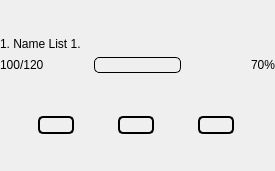
<?xml version="1.0" encoding="UTF-8"?>
<ui version="4.0">
 <class>Form</class>
 <widget class="QWidget" name="Form">
  <property name="geometry">
   <rect>
    <x>0</x>
    <y>0</y>
    <width>275</width>
    <height>171</height>
   </rect>
  </property>
  <property name="windowTitle">
   <string>Form</string>
  </property>
  <layout class="QVBoxLayout" name="verticalLayout_2" stretch="1,0">
   <property name="leftMargin">
    <number>0</number>
   </property>
   <property name="topMargin">
    <number>0</number>
   </property>
   <property name="rightMargin">
    <number>0</number>
   </property>
   <property name="bottomMargin">
    <number>0</number>
   </property>
   <item>
    <layout class="QVBoxLayout" name="verticalLayout">
     <item>
      <layout class="QVBoxLayout" name="verticalLayout_3">
       <item>
        <layout class="QVBoxLayout" name="verticalLayout_4">
         <item>
          <widget class="QLabel" name="label_name_list">
           <property name="sizePolicy">
            <sizepolicy hsizetype="Preferred" vsizetype="Maximum">
             <horstretch>0</horstretch>
             <verstretch>0</verstretch>
            </sizepolicy>
           </property>
           <property name="text">
            <string>1. Name List 1.</string>
           </property>
          </widget>
         </item>
         <item>
          <layout class="QHBoxLayout" name="horizontalLayout">
           <item>
            <widget class="QLabel" name="label_counts">
             <property name="sizePolicy">
              <sizepolicy hsizetype="Preferred" vsizetype="Maximum">
               <horstretch>0</horstretch>
               <verstretch>0</verstretch>
              </sizepolicy>
             </property>
             <property name="text">
              <string>100/120</string>
             </property>
            </widget>
           </item>
           <item>
            <widget class="QPushButton" name="but_down_buttons">
             <property name="styleSheet">
              <string notr="true">QPushButton {
color: rgb(250, 250, 250);
background-color: rgba(255, 255, 255, 0);
border-radius: 5px;
border: 1px solid #000;
}</string>
             </property>
             <property name="text">
              <string/>
             </property>
             <property name="icon">
              <iconset>
               <normaloff>../../icons/down-arrow.png</normaloff>../../icons/down-arrow.png</iconset>
             </property>
            </widget>
           </item>
           <item>
            <widget class="QLabel" name="label_learned_procent">
             <property name="sizePolicy">
              <sizepolicy hsizetype="Preferred" vsizetype="Maximum">
               <horstretch>0</horstretch>
               <verstretch>0</verstretch>
              </sizepolicy>
             </property>
             <property name="text">
              <string>70%</string>
             </property>
             <property name="alignment">
              <set>Qt::AlignRight|Qt::AlignTrailing|Qt::AlignVCenter</set>
             </property>
            </widget>
           </item>
          </layout>
         </item>
        </layout>
       </item>
      </layout>
     </item>
    </layout>
   </item>
   <item>
    <layout class="QHBoxLayout" name="layout_buttons">
     <item>
      <widget class="QPushButton" name="pushButton_2">
       <property name="sizePolicy">
        <sizepolicy hsizetype="Maximum" vsizetype="Maximum">
         <horstretch>0</horstretch>
         <verstretch>0</verstretch>
        </sizepolicy>
       </property>
       <property name="styleSheet">
        <string notr="true">QPushButton {
color: rgb(250, 250, 250);
background-color: rgba(255, 255, 255, 0);
border-radius: 5px;
border: 2px solid #000;
}</string>
       </property>
       <property name="text">
        <string/>
       </property>
       <property name="icon">
        <iconset>
         <normaloff>../../icons/folder.png</normaloff>../../icons/folder.png</iconset>
       </property>
       <property name="iconSize">
        <size>
         <width>25</width>
         <height>25</height>
        </size>
       </property>
      </widget>
     </item>
     <item>
      <widget class="QPushButton" name="pushButton_4">
       <property name="sizePolicy">
        <sizepolicy hsizetype="Maximum" vsizetype="Maximum">
         <horstretch>0</horstretch>
         <verstretch>0</verstretch>
        </sizepolicy>
       </property>
       <property name="styleSheet">
        <string notr="true">QPushButton {
color: rgb(250, 250, 250);
background-color: rgba(255, 255, 255, 0);
border-radius: 5px;
border: 2px solid #000;
}</string>
       </property>
       <property name="text">
        <string/>
       </property>
       <property name="icon">
        <iconset>
         <normaloff>../../icons/share.png</normaloff>../../icons/share.png</iconset>
       </property>
       <property name="iconSize">
        <size>
         <width>25</width>
         <height>25</height>
        </size>
       </property>
      </widget>
     </item>
     <item>
      <widget class="QPushButton" name="pushButton_3">
       <property name="sizePolicy">
        <sizepolicy hsizetype="Maximum" vsizetype="Maximum">
         <horstretch>0</horstretch>
         <verstretch>0</verstretch>
        </sizepolicy>
       </property>
       <property name="styleSheet">
        <string notr="true">QPushButton {
color: rgb(250, 250, 250);
background-color: rgba(255, 255, 255, 0);
border-radius: 5px;
border: 2px solid #000;
}</string>
       </property>
       <property name="text">
        <string/>
       </property>
       <property name="icon">
        <iconset>
         <normaloff>../../icons/trash.png</normaloff>../../icons/trash.png</iconset>
       </property>
       <property name="iconSize">
        <size>
         <width>25</width>
         <height>25</height>
        </size>
       </property>
      </widget>
     </item>
    </layout>
   </item>
  </layout>
 </widget>
 <resources/>
 <connections/>
</ui>
